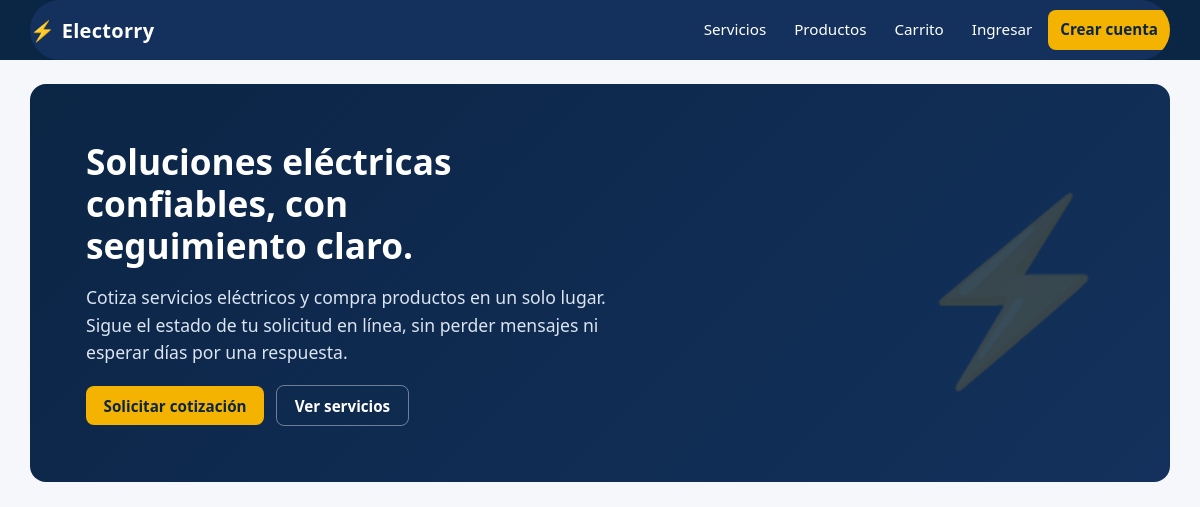
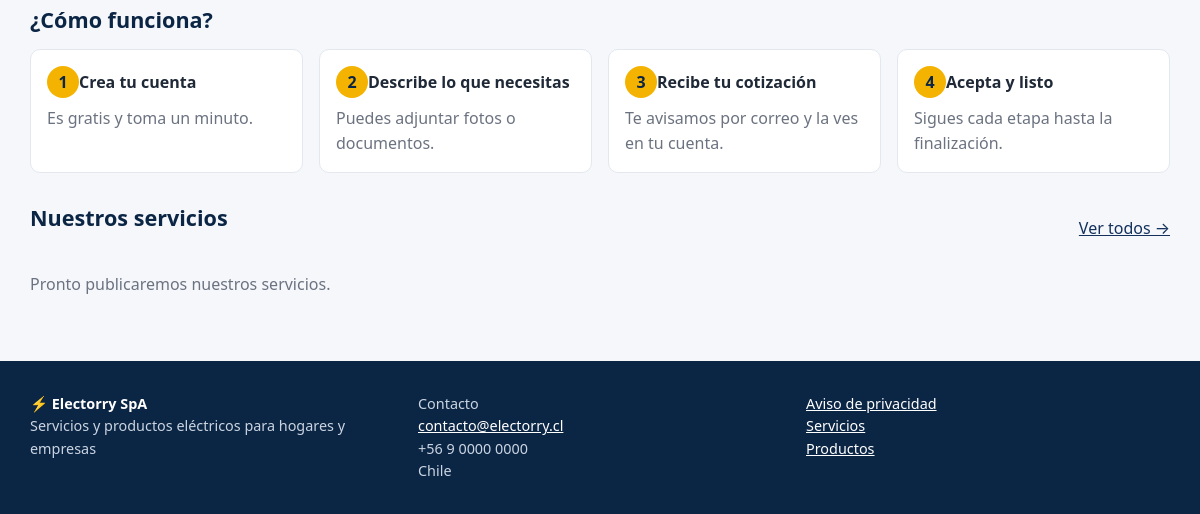
Before: / with the older database file (2 pictures, top to bottom).
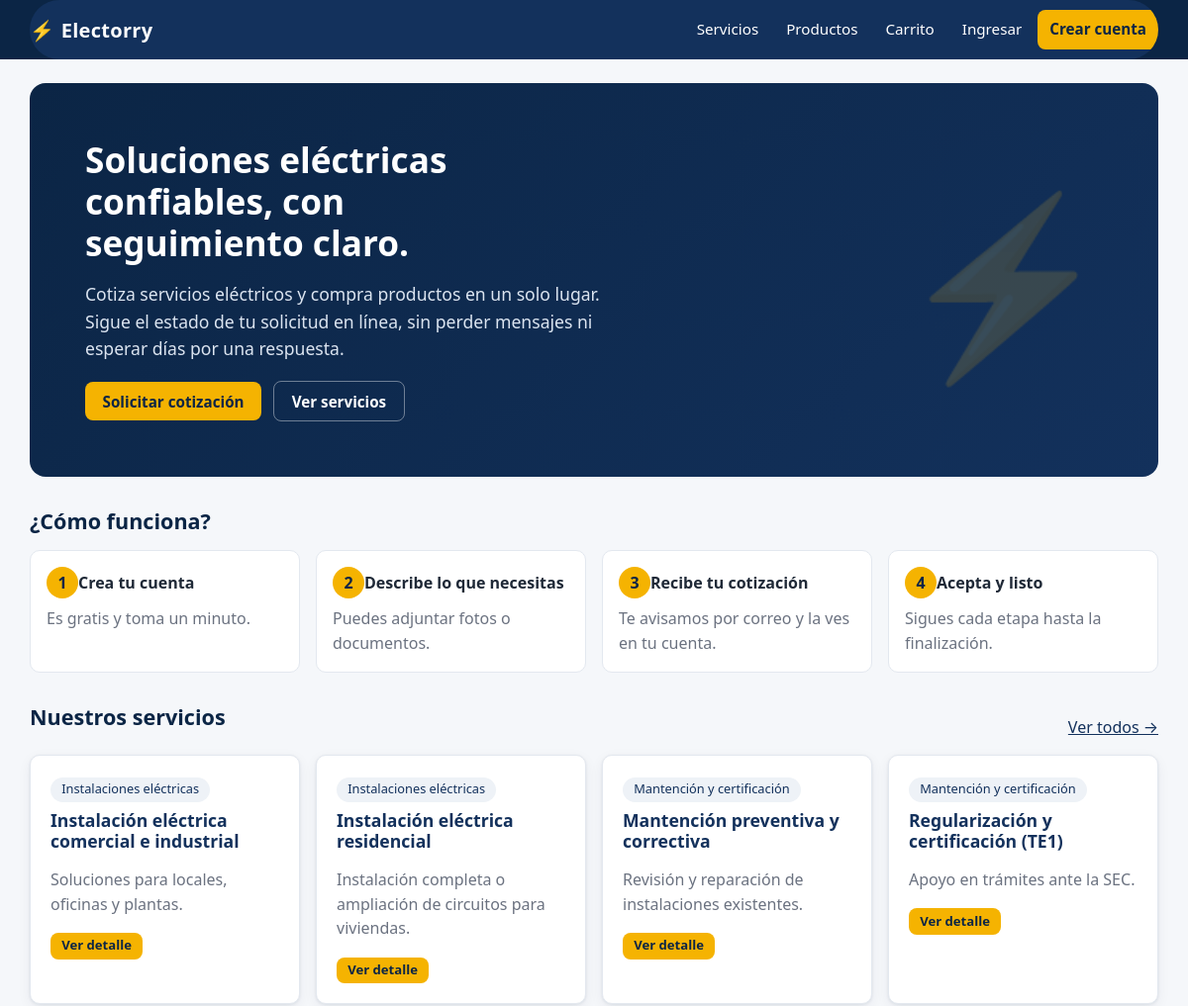
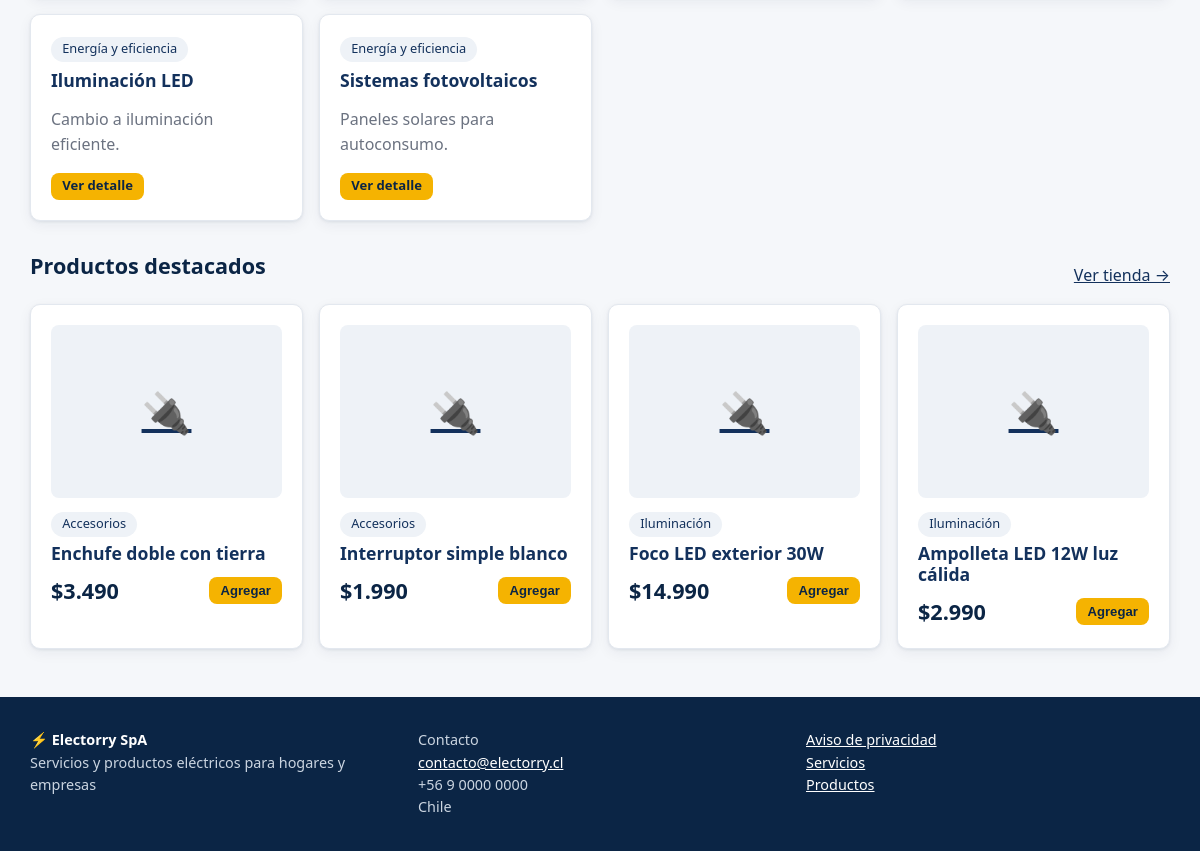
After: the same page with the newer database file (2 pictures, top to bottom).
### apps/catalogo/models.py (models this page shows, shortened)
class Servicio(models.Model):
    categoria = models.ForeignKey(CategoriaServicio, on_delete=models.PROTECT, related_name="servicios")
    nombre = models.CharField(max_length=150)
    slug = models.SlugField(max_length=170, unique=True, blank=True)
    resumen = models.CharField(max_length=250)
    descripcion = models.TextField()
    disponible = models.BooleanField("disponible", default=True)
    creado = models.DateTimeField(auto_now_add=True)
    actualizado = models.DateTimeField(auto_now=True)
    class Meta:
        ordering = ["categoria__orden", "nombre"]
        verbose_name = "servicio"
        verbose_name_plural = "servicios"
        indexes = [models.Index(fields=["disponible", "categoria"]), models.Index(fields=["nombre"])]
    def get_absolute_url(self):
        return reverse("catalogo:detalle", kwargs={"slug": self.slug})

class CategoriaServicio(models.Model):
    nombre = models.CharField(max_length=100, unique=True)
    descripcion = models.CharField(max_length=300, blank=True)
    activa = models.BooleanField(default=True)
    orden = models.PositiveSmallIntegerField(default=0)
    class Meta:
        ordering = ["orden", "nombre"]
        verbose_name = "categoría de servicio"
        verbose_name_plural = "categorías de servicio"
    def __str__(self):
        return self.nombre

### apps/tienda/models.py (models this page shows, shortened)
class Producto(models.Model):
    categoria = models.ForeignKey(CategoriaProducto, on_delete=models.PROTECT, related_name="productos")
    nombre = models.CharField(max_length=150)
    slug = models.SlugField(max_length=170, unique=True, blank=True)
    descripcion = models.TextField(blank=True)
    precio = models.PositiveIntegerField("precio (IVA incluido)")
    imagen = models.ImageField(upload_to=ruta_imagen_producto, blank=True)
    activo = models.BooleanField(default=True)
    creado = models.DateTimeField(auto_now_add=True)
    class Meta:
        ordering = ["nombre"]
        indexes = [models.Index(fields=["activo", "categoria"]), models.Index(fields=["nombre"])]
    def get_absolute_url(self):
        return reverse("tienda:detalle", kwargs={"slug": self.slug})

class CategoriaProducto(models.Model):
    nombre = models.CharField(max_length=100, unique=True)
    activa = models.BooleanField(default=True)
    class Meta:
        ordering = ["nombre"]
        verbose_name = "categoría de producto"
        verbose_name_plural = "categorías de producto"
    def __str__(self):
        return self.nombre

### apps/core/views.py (the view)
# urls.py: path("", views.inicio, name="inicio"),
def inicio(request):
    servicios = Servicio.objects.select_related("categoria").filter(disponible=True, categoria__activa=True)[:6]
    productos = Producto.objects.select_related("categoria").filter(activo=True, categoria__activa=True).order_by("-creado")[:4]
    return render(request, "core/inicio.html", {"servicios": servicios, "productos": productos})

### apps/core/context_processors.py (called while the page is built)
def sitio(request):
    carrito_items = 0
    carrito = request.session.get("carrito") if hasattr(request, "session") else None
    if carrito:
        carrito_items = sum(int(c) for c in carrito.values())
    return {
        "EMPRESA": settings.EMPRESA,
        "IVA": settings.IVA_PORCENTAJE,
        "carrito_items": carrito_items,
    }

### apps/core/templatetags/electorry.py (called while the page is built)
@register.filter
def clp(valor):
    return formatear_clp(valor)

### apps/core/utils.py (called while the page is built)
def formatear_clp(valor):
    try:
        return "$" + f"{int(valor):,}".replace(",", ".")
    except (TypeError, ValueError):
        return "$0"

### templates/core/inicio.html
{% extends "base.html" %}{% load electorry %}
{% block content %}
<section class="hero">
  <h1>Soluciones eléctricas confiables, con seguimiento claro.</h1>
  <p>Cotiza servicios eléctricos y compra productos en un solo lugar. Sigue el estado de tu solicitud en línea, sin perder mensajes ni esperar días por una respuesta.</p>
  <div class="row" style="margin-top:1.2rem">
    <a class="btn" href="{% url 'solicitudes:crear' %}">Solicitar cotización</a>
    <a class="btn ghost" style="color:#fff;border-color:rgba(255,255,255,.4)" href="{% url 'catalogo:lista' %}">Ver servicios</a>
  </div>
</section>
<h2 class="section-title" style="margin-bottom:.5rem">¿Cómo funciona?</h2>
<ol class="steps">
  <li><strong>Crea tu cuenta</strong><br><span class="muted">Es gratis y toma un minuto.</span></li>
  <li><strong>Describe lo que necesitas</strong><br><span class="muted">Puedes adjuntar fotos o documentos.</span></li>
  <li><strong>Recibe tu cotización</strong><br><span class="muted">Te avisamos por correo y la ves en tu cuenta.</span></li>
  <li><strong>Acepta y listo</strong><br><span class="muted">Sigues cada etapa hasta la finalización.</span></li>
</ol>
<div class="section-title"><h2>Nuestros servicios</h2><a href="{% url 'catalogo:lista' %}">Ver todos →</a></div>
<div class="grid cols-3">
  {% for s in servicios %}
  <article class="card">
    <span class="pill">{{ s.categoria }}</span>
    <h3 style="margin-top:.5rem"><a href="{{ s.get_absolute_url }}" style="text-decoration:none">{{ s.nombre }}</a></h3>
    <p class="muted">{{ s.resumen }}</p>
    <a class="btn small" href="{{ s.get_absolute_url }}">Ver detalle</a>
  </article>
  {% empty %}<p class="muted">Pronto publicaremos nuestros servicios.</p>{% endfor %}
</div>
{% if productos %}
<div class="section-title"><h2>Productos destacados</h2><a href="{% url 'tienda:lista' %}">Ver tienda →</a></div>
<div class="grid cols-4">
  {% for p in productos %}{% include "tienda/_tarjeta.html" %}{% endfor %}
</div>
{% endif %}
{% endblock %}

### templates/base.html (shortened to what this page needs)
{% load static electorry %}<!doctype html>
<html lang="es">
<head>
  <link rel="stylesheet" href="{% static 'css/app.css' %}">
</head>
<body>
<header class="site-header">
  <div class="container bar" id="barra-navegacion">
    <a class="brand" href="{% url 'core:inicio' %}"><span class="bolt">⚡</span> Electorry</a>
    <nav class="nav" aria-label="Principal">
      <a href="{% url 'catalogo:lista' %}">Servicios</a>
      <a href="{% url 'tienda:lista' %}">Productos</a>
      <a href="{% url 'tienda:carrito' %}">Carrito{% if carrito_items %}<span class="badge-n">{{ carrito_items }}</span>{% endif %}</a>
      {% if user.is_authenticated %}
        {% if user.es_personal %}
          <a href="{% url 'panel:dashboard' %}">Panel</a>
        {% else %}
          <a href="{% url 'solicitudes:mis_solicitudes' %}">Mis solicitudes</a>
          <a href="{% url 'tienda:mis_compras' %}">Mis compras</a>
        {% endif %}
        <a href="{% url 'usuarios:perfil' %}">{{ user.first_name|default:"Mi cuenta" }}</a>
        <form method="post" action="{% url 'usuarios:logout' %}" style="display:inline">{% csrf_token %}<button class="linklike" type="submit" style="color:#fff;padding:.5rem .75rem">Salir</button></form>
      {% else %}
        <a href="{% url 'usuarios:login' %}">Ingresar</a>
        <a class="cta" href="{% url 'usuarios:registro' %}">Crear cuenta</a>
      {% endif %}
    </nav>
  </div>
</header>
<main id="contenido" class="container">
  {% block content %}{% endblock %}
</main>
<footer class="site-footer">
  <div class="container footer-grid">
    <div><strong style="color:#fff">⚡ {{ EMPRESA.nombre }}</strong><br>{{ EMPRESA.eslogan }}</div>
    <div>Contacto<br><a href="mailto:{{ EMPRESA.email }}">{{ EMPRESA.email }}</a><br>{{ EMPRESA.telefono }}<br>{{ EMPRESA.direccion }}</div>
    <div><a href="{% url 'core:privacidad' %}">Aviso de privacidad</a><br><a href="{% url 'catalogo:lista' %}">Servicios</a><br><a href="{% url 'tienda:lista' %}">Productos</a></div>
  </div>
</footer>
</body>
</html>

### templates/tienda/_tarjeta.html
{% load electorry %}
<article class="card">
  <a class="thumb" href="{{ p.get_absolute_url }}">{% if p.imagen %}<img src="{{ p.imagen.url }}" alt="{{ p.nombre }}" loading="lazy">{% else %}🔌{% endif %}</a>
  <span class="pill">{{ p.categoria }}</span>
  <h3 style="margin-top:.4rem"><a href="{{ p.get_absolute_url }}" style="text-decoration:none">{{ p.nombre }}</a></h3>
  <div class="row between"><span class="price">{{ p.precio|clp }}</span>
    <form method="post" action="{% url 'tienda:carrito_agregar' p.pk %}">{% csrf_token %}<input type="hidden" name="next" value="{{ request.get_full_path }}"><button class="btn small" type="submit">Agregar</button></form></div>
</article>

### static/css/app.css (style rules this page uses)
:root { --navy: #0b2545; --navy-2: #13315c; --amber: #f5b301; --amber-d: #d99a00; --ink: #1f2937; --muted: #6b7280; --bg: #f5f7fa; --card: #fff; --line: #e3e8ef; --ok: #15803d; --ok-bg: #dcfce7; --warn: #a16207; --warn-bg: #fef3c7; --err: #b91c1c; --err-bg: #fee2e2; --info: #1d4ed8; --info-bg: #dbeafe; --radius: 10px; --shadow: 0 1px 3px rgba(11,37,69,.08), 0 4px 14px rgba(11,37,69,.06); }
*, *::before, *::after { box-sizing: border-box; }
html { scroll-behavior: smooth; }
body { margin: 0; font: 16px/1.55 system-ui, -apple-system, "Segoe UI", Roboto, sans-serif; color: var(--ink); background: var(--bg); }
a { color: var(--navy-2); }
h1, h2, h3 { line-height: 1.2; color: var(--navy); margin: 0 0 .6rem; }
h1 { font-size: clamp(1.6rem, 3vw, 2.2rem); }
h2 { font-size: 1.35rem; }
h3 { font-size: 1.1rem; }
.container { width: min(1140px, 100% - 2rem); margin-inline: auto; }
.muted { color: var(--muted); }
.small { font-size: .875rem; }
.row { display: flex; gap: .75rem; flex-wrap: wrap; align-items: center; }
.row.between { justify-content: space-between; }
.site-header { background: var(--navy); color: #fff; position: sticky; top: 0; z-index: 20; }
.site-header a { color: #fff; text-decoration: none; }
.site-header .bar { display: flex; align-items: center; gap: 1rem; min-height: 60px; }
#barra-navegacion { background-color: #13315c; }
.brand { font-weight: 800; font-size: 1.25rem; letter-spacing: .3px; display: flex; align-items: center; gap: .4rem; }
.brand .bolt { color: var(--amber); }
.nav { display: flex; gap: .25rem; align-items: center; margin-left: auto; flex-wrap: wrap; }
.nav a, .nav button.linklike { padding: .5rem .75rem; border-radius: 8px; color: #fff; font-size: .95rem; }
.nav .cta { background: var(--amber); color: var(--navy); font-weight: 700; }
main { padding: 1.5rem 0 3rem; min-height: 60vh; }
.site-footer { background: var(--navy); color: #cbd5e1; padding: 2rem 0; font-size: .9rem; }
.site-footer a { color: #fff; }
.footer-grid { display: grid; gap: 1.5rem; grid-template-columns: repeat(auto-fit, minmax(220px, 1fr)); }
.card { background: var(--card); border: 1px solid var(--line); border-radius: var(--radius); padding: 1.25rem; box-shadow: var(--shadow); }
.grid { display: grid; gap: 1rem; }
.grid.cols-3 { grid-template-columns: repeat(auto-fit, minmax(260px, 1fr)); }
.grid.cols-4 { grid-template-columns: repeat(auto-fit, minmax(210px, 1fr)); }
.btn { display: inline-block; border: 0; cursor: pointer; background: var(--amber); color: var(--navy); font-weight: 700; padding: .65rem 1.1rem; border-radius: 8px; text-decoration: none; font-size: .95rem; line-height: 1.2; }
.btn.ghost { background: transparent; color: var(--navy); border: 1px solid var(--line); }
.btn.small { padding: .35rem .7rem; font-size: .82rem; }
.hero { background: linear-gradient(135deg, var(--navy) 0%, var(--navy-2) 100%); color: #fff; border-radius: 16px; padding: clamp(1.5rem, 5vw, 3.5rem); position: relative; overflow: hidden; }
.hero h1 { color: #fff; max-width: 20ch; }
.hero p { color: #dbe4f0; max-width: 56ch; font-size: 1.1rem; }
.hero::after { content: "⚡"; position: absolute; right: 4%; top: 50%; transform: translateY(-50%); font-size: clamp(5rem, 16vw, 11rem); opacity: .16; }
.section-title { display: flex; justify-content: space-between; align-items: end; margin: 2rem 0 1rem; gap: 1rem; }
.pill { display: inline-block; background: #eef2f7; border-radius: 99px; padding: .15rem .7rem; font-size: .8rem; color: var(--navy-2); }
.price { font-size: 1.35rem; font-weight: 800; color: var(--navy); }
.thumb { aspect-ratio: 4/3; background: #eef2f7; border-radius: 8px; display: grid; place-items: center; font-size: 2.5rem; overflow: hidden; margin-bottom: .75rem; }
.steps { counter-reset: s; display: grid; gap: 1rem; grid-template-columns: repeat(auto-fit, minmax(200px, 1fr)); padding: 0; list-style: none; }
.steps li { counter-increment: s; background: var(--card); border: 1px solid var(--line); border-radius: var(--radius); padding: 1rem; }
.steps li::before { content: counter(s); display: inline-grid; place-items: center; width: 2rem; height: 2rem; border-radius: 50%; background: var(--amber); color: var(--navy); font-weight: 800; margin-bottom: .5rem; }
.bar { background: #eef2f7; border-radius: 99px; height: 12px; overflow: hidden; }

Changed rows visible on the page:
added Servicio: categoria "Instalaciones eléctricas", nombre "Instalación eléctrica comercial e industrial", resumen "Soluciones para locales, oficinas y plantas."
added Servicio: categoria "Instalaciones eléctricas", nombre "Instalación eléctrica residencial", resumen "Instalación completa o ampliación de circuitos para viviendas."
added Servicio: categoria "Mantención y certificación", nombre "Mantención preventiva y correctiva", resumen "Revisión y reparación de instalaciones existentes."
added Servicio: categoria "Mantención y certificación", nombre "Regularización y certificación (TE1)", resumen "Apoyo en trámites ante la SEC."
added Servicio: categoria "Energía y eficiencia", nombre "Iluminación LED", resumen "Cambio a iluminación eficiente."
added Servicio: categoria "Energía y eficiencia", nombre "Sistemas fotovoltaicos", resumen "Paneles solares para autoconsumo."
added Producto: categoria "Accesorios", nombre "Enchufe doble con tierra", precio|clp "$3.490"
added Producto: categoria "Accesorios", nombre "Interruptor simple blanco", precio|clp "$1.990"
added Producto: categoria "Iluminación", nombre "Foco LED exterior 30W", precio|clp "$14.990"
added Producto: categoria "Iluminación", nombre "Ampolleta LED 12W luz cálida", precio|clp "$2.990"
Other visible differences:
text no longer shown: "Pronto publicaremos nuestros servicios."
text now shown: "Productos destacados Ver tienda →"
